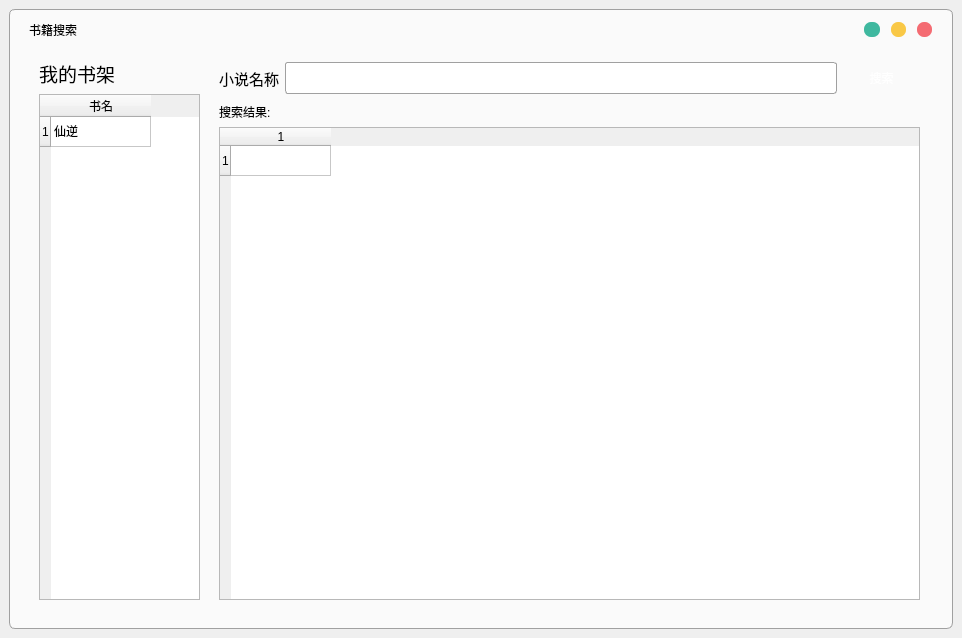
<?xml version="1.0" encoding="UTF-8"?>
<ui version="4.0">
 <class>SearchWindow</class>
 <widget class="QMainWindow" name="SearchWindow">
  <property name="geometry">
   <rect>
    <x>0</x>
    <y>0</y>
    <width>962</width>
    <height>638</height>
   </rect>
  </property>
  <property name="windowTitle">
   <string>NoverDownloader</string>
  </property>
  <property name="styleSheet">
   <string notr="true">border-color: rgb(60, 12, 255);</string>
  </property>
  <widget class="QWidget" name="centralwidget">
   <layout class="QGridLayout" name="gridLayout_3">
    <item row="0" column="1">
     <widget class="QWidget" name="mainWidget" native="true">
      <property name="font">
       <font>
        <family>微软雅黑</family>
        <pointsize>11</pointsize>
       </font>
      </property>
      <property name="styleSheet">
       <string notr="true">#mainWidget {
                        background-color: #fafafa;
                        border-width: 1px 1px 1px 1px;
                        border-style: solid;
                        border-color: rgb(160,160,160);
                        border-radius:6px;
                        }
                        QPushButton {

                        background-color: qlineargradient(spread:pad, x1:0, y1:0, x2:1, y2:0, stop:0 rgba(61, 159, 232 ,
                        255), stop:1 rgba(89, 183, 252, 255));
                        padding:10px;
                        color:white;
                        border-radius:10px;

                        }
                        #close_button {
                        padding:5px;
                        border-radius:15px;
                        }

                        QLineEdit {
                        border-width: 1px 1px 1px 1px;
                        border-style: solid;
                        border-color: rgb(160,160,160);
                        border-radius:3px;
						height:30px;
                        }
                    </string>
      </property>
      <widget class="QWidget" name="gridLayoutWidget_2">
       <property name="geometry">
        <rect>
         <x>850</x>
         <y>10</y>
         <width>81</width>
         <height>21</height>
        </rect>
       </property>
       <layout class="QGridLayout" name="gridLayout">
        <item row="0" column="2">
         <widget class="QPushButton" name="close_button">
          <property name="maximumSize">
           <size>
            <width>15</width>
            <height>15</height>
           </size>
          </property>
          <property name="baseSize">
           <size>
            <width>17</width>
            <height>17</height>
           </size>
          </property>
          <property name="styleSheet">
           <string notr="true">background-color: #f46b72;
                                        border-radius:7px;
                                    </string>
          </property>
          <property name="text">
           <string/>
          </property>
          <property name="autoDefault">
           <bool>false</bool>
          </property>
          <property name="default">
           <bool>false</bool>
          </property>
          <property name="flat">
           <bool>false</bool>
          </property>
         </widget>
        </item>
        <item row="0" column="1">
         <widget class="QPushButton" name="title_button_2">
          <property name="maximumSize">
           <size>
            <width>15</width>
            <height>15</height>
           </size>
          </property>
          <property name="styleSheet">
           <string notr="true">background-color: #f9c846;
                                        border-radius:7px;
                                    </string>
          </property>
          <property name="text">
           <string/>
          </property>
         </widget>
        </item>
        <item row="0" column="0">
         <widget class="QPushButton" name="title_button_3">
          <property name="minimumSize">
           <size>
            <width>16</width>
            <height>0</height>
           </size>
          </property>
          <property name="maximumSize">
           <size>
            <width>15</width>
            <height>15</height>
           </size>
          </property>
          <property name="styleSheet">
           <string notr="true">background-color: #3fb89f;
                                        border-radius:7px;
                                    </string>
          </property>
          <property name="text">
           <string/>
          </property>
         </widget>
        </item>
       </layout>
      </widget>
      <widget class="QLabel" name="label_7">
       <property name="geometry">
        <rect>
         <x>20</x>
         <y>10</y>
         <width>61</width>
         <height>21</height>
        </rect>
       </property>
       <property name="text">
        <string>书籍搜索</string>
       </property>
      </widget>
      <widget class="QWidget" name="verticalLayoutWidget">
       <property name="geometry">
        <rect>
         <x>30</x>
         <y>50</y>
         <width>161</width>
         <height>541</height>
        </rect>
       </property>
       <layout class="QVBoxLayout" name="verticalLayout">
        <item>
         <widget class="QLabel" name="label_2">
          <property name="font">
           <font>
            <family>Arial</family>
            <pointsize>14</pointsize>
           </font>
          </property>
          <property name="text">
           <string>我的书架</string>
          </property>
         </widget>
        </item>
        <item>
         <widget class="QTableWidget" name="mybooks">
          <row>
           <property name="text">
            <string>1</string>
           </property>
          </row>
          <column>
           <property name="text">
            <string>书名</string>
           </property>
          </column>
          <item row="0" column="0">
           <property name="text">
            <string>仙逆</string>
           </property>
          </item>
         </widget>
        </item>
       </layout>
      </widget>
      <widget class="QWidget" name="verticalLayoutWidget_2">
       <property name="geometry">
        <rect>
         <x>210</x>
         <y>50</y>
         <width>701</width>
         <height>541</height>
        </rect>
       </property>
       <layout class="QVBoxLayout" name="verticalLayout_2">
        <item>
         <layout class="QGridLayout" name="gridLayout_2">
          <item row="0" column="0">
           <widget class="QLabel" name="label">
            <property name="minimumSize">
             <size>
              <width>47</width>
              <height>0</height>
             </size>
            </property>
            <property name="font">
             <font>
              <family>微软雅黑</family>
              <pointsize>11</pointsize>
              <weight>50</weight>
              <bold>false</bold>
             </font>
            </property>
            <property name="text">
             <string>小说名称</string>
            </property>
           </widget>
          </item>
          <item row="0" column="2">
           <widget class="QPushButton" name="search_button">
            <property name="minimumSize">
             <size>
              <width>77</width>
              <height>0</height>
             </size>
            </property>
            <property name="text">
             <string>搜索</string>
            </property>
           </widget>
          </item>
          <item row="0" column="1">
           <widget class="QLineEdit" name="book_name">
            <property name="minimumSize">
             <size>
              <width>0</width>
              <height>7</height>
             </size>
            </property>
            <property name="font">
             <font>
              <family>微软雅黑</family>
              <pointsize>10</pointsize>
             </font>
            </property>
            <property name="text">
             <string/>
            </property>
           </widget>
          </item>
          <item row="1" column="0">
           <widget class="QLabel" name="label_3">
            <property name="text">
             <string>搜索结果:</string>
            </property>
           </widget>
          </item>
          <item row="2" column="0" colspan="3">
           <widget class="QTableWidget" name="catalog_table">
            <property name="showGrid">
             <bool>true</bool>
            </property>
            <property name="rowCount">
             <number>1</number>
            </property>
            <property name="columnCount">
             <number>1</number>
            </property>
            <row/>
            <column/>
           </widget>
          </item>
         </layout>
        </item>
       </layout>
      </widget>
     </widget>
    </item>
   </layout>
  </widget>
 </widget>
 <resources>
  <include location="ff.qrc"/>
 </resources>
 <connections/>
</ui>
